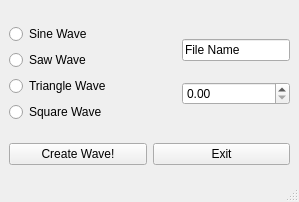
<?xml version="1.0" encoding="UTF-8"?>
<ui version="4.0">
 <class>MainWindow</class>
 <widget class="QMainWindow" name="MainWindow">
  <property name="geometry">
   <rect>
    <x>0</x>
    <y>0</y>
    <width>299</width>
    <height>202</height>
   </rect>
  </property>
  <property name="windowTitle">
   <string>MainWindow</string>
  </property>
  <widget class="QWidget" name="centralwidget">
   <widget class="QWidget" name="verticalLayoutWidget">
    <property name="geometry">
     <rect>
      <x>9</x>
      <y>9</y>
      <width>281</width>
      <height>171</height>
     </rect>
    </property>
    <layout class="QVBoxLayout" name="verticalLayout">
     <item>
      <layout class="QHBoxLayout" name="TopContainer">
       <item>
        <layout class="QVBoxLayout" name="WaveContainer">
         <item>
          <widget class="QRadioButton" name="SineWaveRadio">
           <property name="toolTip">
            <string>&lt;html&gt;&lt;head/&gt;&lt;body&gt;&lt;p&gt;Create a sine wave.&lt;/p&gt;&lt;/body&gt;&lt;/html&gt;</string>
           </property>
           <property name="whatsThis">
            <string>&lt;html&gt;&lt;head/&gt;&lt;body&gt;&lt;p&gt;Create a sine wave.&lt;/p&gt;&lt;/body&gt;&lt;/html&gt;</string>
           </property>
           <property name="text">
            <string>Sine Wave</string>
           </property>
          </widget>
         </item>
         <item>
          <widget class="QRadioButton" name="SawWaveRadio">
           <property name="toolTip">
            <string>&lt;html&gt;&lt;head/&gt;&lt;body&gt;&lt;p&gt;Create a saw wave.&lt;/p&gt;&lt;/body&gt;&lt;/html&gt;</string>
           </property>
           <property name="whatsThis">
            <string>&lt;html&gt;&lt;head/&gt;&lt;body&gt;&lt;p&gt;Create a saw wave.&lt;/p&gt;&lt;/body&gt;&lt;/html&gt;</string>
           </property>
           <property name="text">
            <string>Saw Wave</string>
           </property>
          </widget>
         </item>
         <item>
          <widget class="QRadioButton" name="TriangleWaveRadio">
           <property name="toolTip">
            <string>&lt;html&gt;&lt;head/&gt;&lt;body&gt;&lt;p&gt;Create a triangle wave.&lt;/p&gt;&lt;/body&gt;&lt;/html&gt;</string>
           </property>
           <property name="whatsThis">
            <string>&lt;html&gt;&lt;head/&gt;&lt;body&gt;&lt;p&gt;Create a triangle wave.&lt;/p&gt;&lt;/body&gt;&lt;/html&gt;</string>
           </property>
           <property name="text">
            <string>Triangle Wave</string>
           </property>
          </widget>
         </item>
         <item>
          <widget class="QRadioButton" name="SquareWaveRadio">
           <property name="toolTip">
            <string>&lt;html&gt;&lt;head/&gt;&lt;body&gt;&lt;p&gt;Create a square wave.&lt;/p&gt;&lt;/body&gt;&lt;/html&gt;</string>
           </property>
           <property name="whatsThis">
            <string>&lt;html&gt;&lt;head/&gt;&lt;body&gt;&lt;p&gt;Create a square wave.&lt;/p&gt;&lt;/body&gt;&lt;/html&gt;</string>
           </property>
           <property name="text">
            <string>Square Wave</string>
           </property>
          </widget>
         </item>
        </layout>
       </item>
       <item>
        <spacer name="TopSpacer">
         <property name="orientation">
          <enum>Qt::Horizontal</enum>
         </property>
         <property name="sizeHint" stdset="0">
          <size>
           <width>40</width>
           <height>20</height>
          </size>
         </property>
        </spacer>
       </item>
       <item>
        <layout class="QVBoxLayout" name="FileTimeContainer">
         <item>
          <widget class="QLineEdit" name="FileNameBox">
           <property name="toolTip">
            <string>&lt;html&gt;&lt;head/&gt;&lt;body&gt;&lt;p&gt;Input the name of the file you want to create. Files that exist will be overwritten.&lt;/p&gt;&lt;/body&gt;&lt;/html&gt;</string>
           </property>
           <property name="whatsThis">
            <string>&lt;html&gt;&lt;head/&gt;&lt;body&gt;&lt;p&gt;Input the name of the file you want to create. Files that exist will be overwritten.&lt;/p&gt;&lt;/body&gt;&lt;/html&gt;</string>
           </property>
           <property name="text">
            <string>File Name</string>
           </property>
          </widget>
         </item>
         <item>
          <widget class="QDoubleSpinBox" name="PlaytimeSpinBox">
           <property name="toolTip">
            <string>&lt;html&gt;&lt;head/&gt;&lt;body&gt;&lt;p&gt;Playtime of the created wave in Seconds.&lt;/p&gt;&lt;/body&gt;&lt;/html&gt;</string>
           </property>
           <property name="whatsThis">
            <string>&lt;html&gt;&lt;head/&gt;&lt;body&gt;&lt;p&gt;Playtime of the created wave in Seconds.&lt;/p&gt;&lt;/body&gt;&lt;/html&gt;</string>
           </property>
          </widget>
         </item>
        </layout>
       </item>
      </layout>
     </item>
     <item>
      <layout class="QHBoxLayout" name="ButtonContainer">
       <item>
        <widget class="QPushButton" name="CreateWaveButton">
         <property name="maximumSize">
          <size>
           <width>16777215</width>
           <height>16777215</height>
          </size>
         </property>
         <property name="toolTip">
          <string>&lt;html&gt;&lt;head/&gt;&lt;body&gt;&lt;p&gt;Create the waveform and store it in a file.&lt;/p&gt;&lt;/body&gt;&lt;/html&gt;</string>
         </property>
         <property name="text">
          <string>Create Wave!</string>
         </property>
        </widget>
       </item>
       <item>
        <widget class="QPushButton" name="ExitButton">
         <property name="enabled">
          <bool>true</bool>
         </property>
         <property name="maximumSize">
          <size>
           <width>16777215</width>
           <height>16777215</height>
          </size>
         </property>
         <property name="toolTip">
          <string>&lt;html&gt;&lt;head/&gt;&lt;body&gt;&lt;p&gt;Exit this Program.&lt;/p&gt;&lt;/body&gt;&lt;/html&gt;</string>
         </property>
         <property name="text">
          <string>Exit</string>
         </property>
        </widget>
       </item>
      </layout>
     </item>
    </layout>
   </widget>
  </widget>
  <widget class="QStatusBar" name="statusbar"/>
 </widget>
 <resources/>
 <connections/>
</ui>
